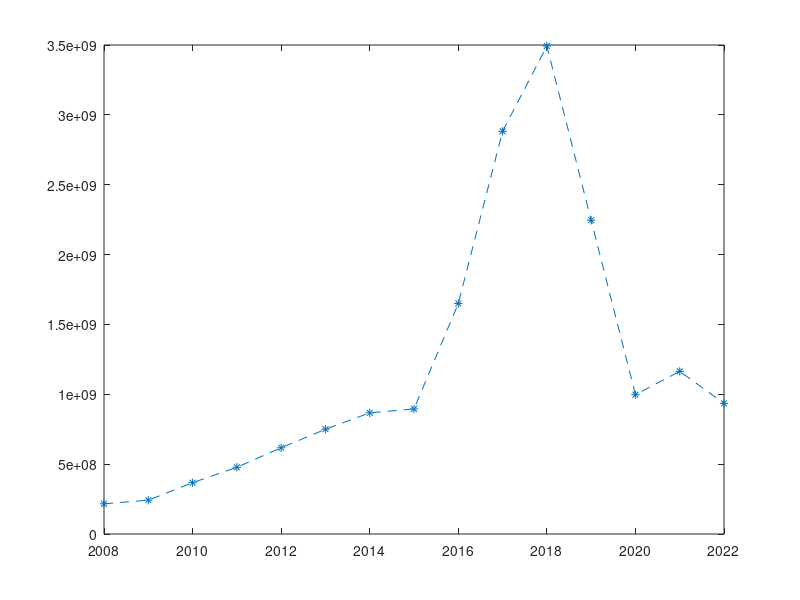

MATLAB code to generate this figure: (Note: this script raises an error after producing the figure.)
clear;clc

% 创建示例时间序列数据
rng(0); % 设置随机数种子以确保可重复性
data = [934858356.5 1164108036 997359077.9 2245986474 ...
3492602192 2882176947 1650071195 895180773.4 867045592.7 749945427.1 ...
617223209.6 477531317 367045995.4 242127461.7 216195957.6];
data = flip(data);
n = length(data); % 时间点数量
t = linspace(1,n,n); % 时间点索引


plot(linspace(2008,2022,15),data,'*',"LineStyle","--")

% 计算ACF和PACF
maxLag = 5; % 最大滞后阶数
[acf, lags] = autocorr(data', maxLag);
[pacf, lags_pacf] = parcorr(data, maxLag);

% 绘制ACF和PACF
figure;
subplot(2, 1, 1);
stem(lags, acf, 'Marker', "o");
xlabel('滞后阶数');
ylabel('ACF');
title('自相关函数');

subplot(2, 1, 2);
stem(lags_pacf, pacf, 'Marker', "o");
xlabel('滞后阶数');
ylabel('PACF');
title('偏自相关函数');
% 根据ACF和PACF确定P和Q值
% 选择P：观察PACF，在第一个显著截尾之后的滞后阶数可以作为P值
% 选择Q：观察ACF，在第一个显著截尾之后的滞后阶数可以作为Q值
% 注意：P和Q的选择可能不止一个，需要根据实际情况做出决策

% 拟合ARIMA模型
mdl = arima(2,2,0); % 创建ARIMA(2, 1, 1)模型
estMdl = estimate(mdl, data'); % 用时间序列数据y估计模型参数
% Sim = simulate(mdl,10);
% 显示估计的模型参数
disp('Estimated ARIMA Parameters:');
disp(estMdl.AR);
disp(estMdl.D);
disp(estMdl.MA);


% 获取模型的参数数量
numParams = numel(estMdl.AR) + numel(estMdl.MA) + 1; % AR参数数目 + MA参数数目 + 常数项

% 获取模型的拟合残差
residuals = infer(estMdl, data');

% 计算AIC和SBC值
n = length(data);
aicValue = n * log(var(residuals)) + 2 * numParams;
sbcValue = n * log(var(residuals)) + numParams * log(n);

disp(['AIC值：', num2str(aicValue)]);
disp(['SBC值：', num2str(sbcValue)]);

% 预测未来值
forecastHorizon = 5; % 预测未来10个时间点
[yF, yMSE] = forecast(estMdl, forecastHorizon, 'Y0', data'); % 预测未来值和均方误差

% 绘制结果
figure;
plot(t, data, 'b', 'LineWidth', 1.5);
hold on;
forecastIndex = t(end) + (1:forecastHorizon);
plot(forecastIndex, yF, 'r--', 'LineWidth', 1.5);
forecastUpper = yF + 1.96 * sqrt(yMSE); % 95% 置信上限
forecastLower = yF - 1.96 * sqrt(yMSE); % 95% 置信下限
fill([forecastIndex, fliplr(forecastIndex)], [forecastUpper', fliplr(forecastLower')], 'r', 'FaceAlpha', 0.2); % 绘制置信区间
title('ARIMA模型预测示例');
legend('观测值', '预测值', '95% 置信区间','Location','best');
xlabel('时间');
ylabel('观测值');
grid on;
hold off;

% 获取模型的残差
residuals = infer(estMdl, data');



% 绘制残差图
figure;
subplot(2, 1, 1);
plot(residuals);
title('残差时间序列');
xlabel('时间步长');
ylabel('残差值');

% 绘制残差自相关图（ACF）
subplot(2, 1, 2);
autocorr(residuals);
title('残差自相关图');
xlabel('滞后');
ylabel('自相关系数');
% 进行残差正态性检验
[h, pValue, ~, ~] = jbtest(residuals);
disp(['Jarque-Bera正态性检验结果：']);
disp(['H0：残差服从正态分布']);
disp(['H1：残差不服从正态分布']);
disp(['p值：', num2str(pValue)]);
if h == 0
    disp('根据p值，无法拒绝原假设，残差可能服从正态分布。');
else
    disp('根据p值，拒绝原假设，残差可能不服从正态分布。');
end


d = 1; % 差分阶数
diff_data = diff(data, d); % 进行1阶差分
diff_data_1 = diff(data, 2);
% 绘制原始数据和差分数据图像
t = linspace(2008,2022,15); % 时间点索引
t_diff = 2008 + [1:length(diff_data)]; % 差分数据的时间点索引
t_diff_1 = 2008 + [1:length(diff_data_1)];
subplot(3,1, 1);
plot(t, data, 'b', 'LineWidth', 1.5);
title('原始数据');
xlabel('时间');
ylabel('观测值');
grid on;

subplot(3,1, 2);
plot(t_diff, diff_data, 'r', 'LineWidth', 1.5);
title('一阶差分后数据');
xlabel('时间');
ylabel('差分观测值');
grid on;

subplot(3,1,3);
plot(t_diff_1, diff_data_1, 'y', 'LineWidth', 1.5);
title('二阶差分后数据');
xlabel('时间');
ylabel('差分观测值');
grid on;

% 进行ADF检验
[h, pValue, stat, cValue, reg] = adftest(diff_data_1);
disp(['ADF检验结果：']);
disp(['H0：数据具有单位根，非平稳']);
disp(['H1：数据不具有单位根，平稳']);
disp(['p值：', num2str(pValue)]);
if h == 0
    disp('根据p值，无法拒绝原假设，数据可能具有单位根，即非平稳。');
else
    disp('根据p值，拒绝原假设，数据可能不具有单位根，即平稳。');
end
